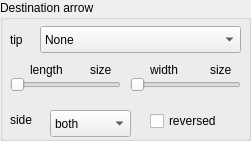
    <widget class="QGroupBox" name="crc_groupBox_d_arrow">
     <property name="geometry">
      <rect>
       <x>280</x>
       <y>670</y>
       <width>251</width>
       <height>141</height>
      </rect>
     </property>
     <property name="title">
      <string>Destination arrow</string>
     </property>
     <widget class="QLabel" name="label_91">
      <property name="geometry">
       <rect>
        <x>10</x>
        <y>20</y>
        <width>21</width>
        <height>41</height>
       </rect>
      </property>
      <property name="focusPolicy">
       <enum>Qt::ClickFocus</enum>
      </property>
      <property name="text">
       <string>tip</string>
      </property>
     </widget>
     <widget class="QSlider" name="crc_hslider_d_arrow_length">
      <property name="geometry">
       <rect>
        <x>10</x>
        <y>70</y>
        <width>111</width>
        <height>29</height>
       </rect>
      </property>
      <property name="focusPolicy">
       <enum>Qt::ClickFocus</enum>
      </property>
      <property name="maximum">
       <number>32</number>
      </property>
      <property name="singleStep">
       <number>1</number>
      </property>
      <property name="value">
       <number>0</number>
      </property>
      <property name="orientation">
       <enum>Qt::Horizontal</enum>
      </property>
     </widget>
     <widget class="QSlider" name="crc_hslider_d_arrow_width">
      <property name="geometry">
       <rect>
        <x>130</x>
        <y>70</y>
        <width>111</width>
        <height>29</height>
       </rect>
      </property>
      <property name="focusPolicy">
       <enum>Qt::ClickFocus</enum>
      </property>
      <property name="maximum">
       <number>32</number>
      </property>
      <property name="singleStep">
       <number>1</number>
      </property>
      <property name="value">
       <number>0</number>
      </property>
      <property name="orientation">
       <enum>Qt::Horizontal</enum>
      </property>
     </widget>
     <widget class="QLabel" name="label_92">
      <property name="geometry">
       <rect>
        <x>150</x>
        <y>60</y>
        <width>41</width>
        <height>20</height>
       </rect>
      </property>
      <property name="focusPolicy">
       <enum>Qt::ClickFocus</enum>
      </property>
      <property name="text">
       <string>width</string>
      </property>
     </widget>
     <widget class="QLabel" name="crc_label_d_arrow_width">
      <property name="geometry">
       <rect>
        <x>210</x>
        <y>60</y>
        <width>31</width>
        <height>20</height>
       </rect>
      </property>
      <property name="focusPolicy">
       <enum>Qt::ClickFocus</enum>
      </property>
      <property name="text">
       <string>size</string>
      </property>
     </widget>
     <widget class="QLabel" name="crc_label_d_arrow_length">
      <property name="geometry">
       <rect>
        <x>90</x>
        <y>60</y>
        <width>31</width>
        <height>20</height>
       </rect>
      </property>
      <property name="focusPolicy">
       <enum>Qt::ClickFocus</enum>
      </property>
      <property name="text">
       <string>size</string>
      </property>
     </widget>
     <widget class="QComboBox" name="crc_cb_selector_d_arrow_side">
      <property name="geometry">
       <rect>
        <x>50</x>
        <y>110</y>
        <width>81</width>
        <height>27</height>
       </rect>
      </property>
      <property name="focusPolicy">
       <enum>Qt::ClickFocus</enum>
      </property>
      <item>
       <property name="text">
        <string>both</string>
       </property>
      </item>
      <item>
       <property name="text">
        <string>left</string>
       </property>
      </item>
      <item>
       <property name="text">
        <string>right</string>
       </property>
      </item>
     </widget>
     <widget class="QLabel" name="label_93">
      <property name="geometry">
       <rect>
        <x>10</x>
        <y>100</y>
        <width>31</width>
        <height>41</height>
       </rect>
      </property>
      <property name="focusPolicy">
       <enum>Qt::ClickFocus</enum>
      </property>
      <property name="text">
       <string>side</string>
      </property>
     </widget>
     <widget class="QCheckBox" name="crc_checkb_d_arrow_reversed">
      <property name="geometry">
       <rect>
        <x>150</x>
        <y>110</y>
        <width>91</width>
        <height>22</height>
       </rect>
      </property>
      <property name="text">
       <string>reversed</string>
      </property>
     </widget>
     <widget class="QLabel" name="label_94">
      <property name="geometry">
       <rect>
        <x>30</x>
        <y>60</y>
        <width>51</width>
        <height>20</height>
       </rect>
      </property>
      <property name="focusPolicy">
       <enum>Qt::ClickFocus</enum>
      </property>
      <property name="text">
       <string>length</string>
      </property>
     </widget>
     <widget class="QComboBox" name="crc_cb_selector_d_arrow_tip">
      <property name="geometry">
       <rect>
        <x>40</x>
        <y>26</y>
        <width>201</width>
        <height>27</height>
       </rect>
      </property>
      <property name="focusPolicy">
       <enum>Qt::ClickFocus</enum>
      </property>
      <item>
       <property name="text">
        <string>None</string>
       </property>
      </item>
      <item>
       <property name="text">
        <string>stealth</string>
       </property>
      </item>
      <item>
       <property name="text">
        <string>stealth round</string>
       </property>
      </item>
      <item>
       <property name="text">
        <string>stealth open</string>
       </property>
      </item>
      <item>
       <property name="text">
        <string>stealth open round</string>
       </property>
      </item>
      <item>
       <property name="text">
        <string>&lt;</string>
       </property>
      </item>
      <item>
       <property name="text">
        <string>&gt;</string>
       </property>
      </item>
      <item>
       <property name="text">
        <string>latex</string>
       </property>
      </item>
      <item>
       <property name="text">
        <string>latex round</string>
       </property>
      </item>
      <item>
       <property name="text">
        <string>latex open</string>
       </property>
      </item>
      <item>
       <property name="text">
        <string>latex open round</string>
       </property>
      </item>
      <item>
       <property name="text">
        <string>to / classical tikz rightarrow</string>
       </property>
      </item>
      <item>
       <property name="text">
        <string>computer modern rightarrow</string>
       </property>
      </item>
      <item>
       <property name="text">
        <string>implies</string>
       </property>
      </item>
      <item>
       <property name="text">
        <string>butt cap</string>
       </property>
      </item>
      <item>
       <property name="text">
        <string>fast round</string>
       </property>
      </item>
      <item>
       <property name="text">
        <string>fast triangle</string>
       </property>
      </item>
      <item>
       <property name="text">
        <string>round cap</string>
       </property>
      </item>
      <item>
       <property name="text">
        <string>triangle cap</string>
       </property>
      </item>
      <item>
       <property name="text">
        <string>circle</string>
       </property>
      </item>
      <item>
       <property name="text">
        <string>circle open</string>
       </property>
      </item>
      <item>
       <property name="text">
        <string>diamond</string>
       </property>
      </item>
      <item>
       <property name="text">
        <string>diamond open</string>
       </property>
      </item>
      <item>
       <property name="text">
        <string>ellipse</string>
       </property>
      </item>
      <item>
       <property name="text">
        <string>ellipse open</string>
       </property>
      </item>
      <item>
       <property name="text">
        <string>kite</string>
       </property>
      </item>
      <item>
       <property name="text">
        <string>kite open</string>
       </property>
      </item>
      <item>
       <property name="text">
        <string>rectangle</string>
       </property>
      </item>
      <item>
       <property name="text">
        <string>rectangle open</string>
       </property>
      </item>
      <item>
       <property name="text">
        <string>square</string>
       </property>
      </item>
      <item>
       <property name="text">
        <string>square open</string>
       </property>
      </item>
      <item>
       <property name="text">
        <string>triangle</string>
       </property>
      </item>
      <item>
       <property name="text">
        <string>triangle open</string>
       </property>
      </item>
      <item>
       <property name="text">
        <string>turned square</string>
       </property>
      </item>
      <item>
       <property name="text">
        <string>turned square open</string>
       </property>
      </item>
      <item>
       <property name="text">
        <string>arc barb</string>
       </property>
      </item>
      <item>
       <property name="text">
        <string>bar</string>
       </property>
      </item>
      <item>
       <property name="text">
        <string>bracket</string>
       </property>
      </item>
      <item>
       <property name="text">
        <string>hooks</string>
       </property>
      </item>
      <item>
       <property name="text">
        <string>parenthesis</string>
       </property>
      </item>
      <item>
       <property name="text">
        <string>straight barb</string>
       </property>
      </item>
      <item>
       <property name="text">
        <string>tee barb</string>
       </property>
      </item>
     </widget>
    </widget>
